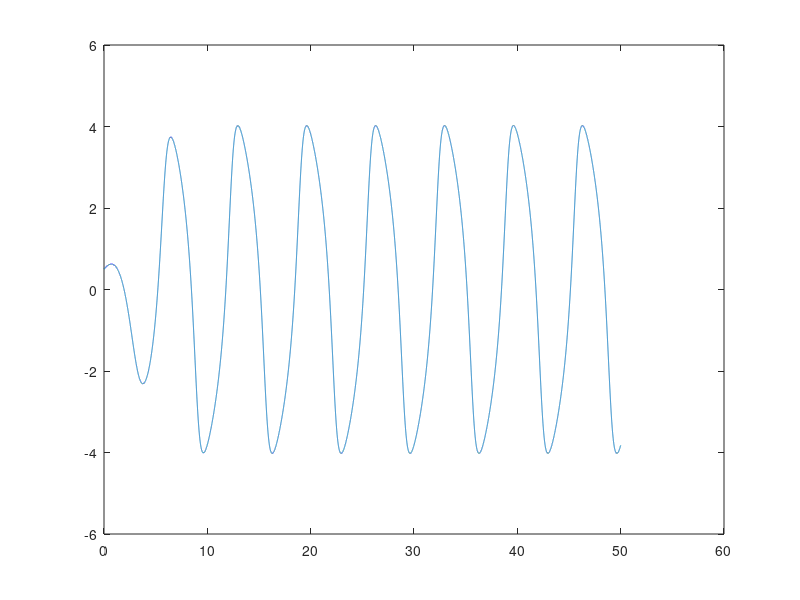

The MATLAB source for this figure:
%Van der pol equation using the Runge Kutta method
%Given:
%x'=f(t,x)
%x(0)=x0 initial condition
%and x(tn)=xn

%Use Runge Kutta to calculate xn+1 at time tn+h

%xn+1=xn+(h/6)*(a+2b+2c+d)

%a=f(tn,xn)
%b=f(tn+(h/2),xn+(h/2)a)
%c=f(tn+(h/2),xn+(h/2)b)
%d=f(tn+h,xn+h*c)

%take damped harmonic oscillator
%d2a/dt^2+ g(dq/dt)+w^2q    -1

%choose
%g=-g0(1-(q^2/q0^2))        -2

%replace 
%A=(q/q0)sqrt(g0/w)         -3
%tau=tw
%R=g0/w

%d2A/dt^2-(R-A^2)(dA/dt)+A=0  -4

%v=dA/dt                     -5

%de becomes
%dv/dt-(R-A^2)v+A=0          -6

%note:
%R<2   spiral repellor
%R>2   simple repellor
%R=0.3

%objective of the follwoing script to illustrate the convergence of runge kutta and effect
%of changing the time step


%exec('f1.sce');
%exec('f2.sce');
%exec('f3.sce');
%exec('solvers.sce');

function vanderpol()
ntests=1;
ha=zeros(1,ntests);
st=zeros(1,ntests);  %st is solver type rk4=0,  sciodes=1, adams=2, euler=3, eulerpredictorcorrector=4
st(1,1)=0;
ha(1)=0.001;
%ha(2)=0.001;
%ha(3)=0.0005;
ha(2)=0.2;
ha(3)=0.25;
ha(6)=0.0005;

h=0.1;
R=2.0;
ps0=0.5;
v0=0.3;
npoints=50000;
npoints=npoints+4; %for the adams moulton solver
gam0=1;
om=1;
ta=zeros(ntests,npoints);

ps=zeros(ntests,npoints);
ps(:,1)=ps0;

v=zeros(ntests,npoints);
v(:,1)=v0;

%t=2;
%xset('pixmap',1); % Activate pixmap
%xbasc();
%plot2d(ps(1),v(1),-1,rect=[-4,-6,4,6]);

for i=1:ntests
  h=ha(1,i);
  ta(i,1)=0;
  
  sol=st(i,1);
  if sol == 0
        [ps,v,ta,time]=rk4(ps,v,ta,h,R,gam0,om);
  elseif sol == 1 
        [ps,v,ta,time]=sciodes(ps,v,ta,h,R,gam0,om);
  elseif sol == 2
        [ps,v,ta,time]=adams(ps,v,ta,h,R,gam0,om);
  elseif sol == 3
        [ps,v,ta,time]=euler(ps,v,ta,h,R,gam0,om);
  elseif sol == 4
        [ps,v,ta,time]=eulerpredictorcorrector(ps,v,ta,h,R,gam0,om);        
  end,


  plot(ta(i,:),ps(i,:))
end

end%function


function [ps,v,ta,time]=adams(ps,v,ta,ha,R,gam0,om)
  %Runge-kutta for first three steps
  sz=size(ps);
  npoints=sz(2);
  h=ha;
  i=1;
  for j=1:4
    t=j*h;
    %ta(i,j)=t;
    rk1=f1(t,ps(i,j),v(i,j),R,gam0,om);
    rk2=f1(t+(h/2),ps(i,j),v(i,j)+(rk1*h/2),R,gam0,om);
    rk3=f1(t+(h/2),ps(i,j),v(i,j)+(rk1*h/2),R,gam0,om);
    rk4=f1(t+(h/2),ps(i,j),v(i,j)+(rk1*h/2),R,gam0,om);
    v(i,j+1)=v(i,j)+(h/6)*(rk1+2*rk2+2*rk3+rk4);

    rk1=v(i,j);
    rk2=v(i,j)+(rk1*h/2);
    rk3=v(i,j)+(rk2*h/2);
    rk4=v(i,j)+(h*rk3);
    ta(i,j+1)=t;
    ps(i,j+1)=ps(i,j)+(h/6)*(rk1+2*rk2+2*rk3+rk4);
   end;

  vam0=f1(t-(4*h),ps(i,1),v(i,1),R,gam0,om);
  vam1=f1(t-(3*h),ps(i,2),v(i,2),R,gam0,om);
  vam2=f1(t-(2*h),ps(i,3),v(i,3),R,gam0,om);

  %run adams moulton predictor-corrector steps
  tic
  for j=5:npoints-1
    t=j*h;
    ta(i,j)=t;
    vam3=f1(t-h,ps(i,j-1),v(i,j-1),R,gam0,om);
    vt=v(i,j)-(h/24)*(9*vam0-37*vam1+59*vam2-55*vam3);
    fvt=f1(t,ps(i,j),vt,R,gam0,om);
    %corrector step
    v(i,j+1)=v(i,j)+(h/24)*(vam1-5*vam2+19*vam3+9*fvt);

    fvt=f1(t,ps(i,j),v(i,j),R,gam0,om);

    vam0=vam1;
    vam1=vam2;
    vam2=vam3;



    pse=ps(i,j)-(h/24)*(9*v(i,j-4)-37*v(i,j-3)+59*v(i,j-2)-55*v(i,j-1));
    fpse=(pse-ps(i,j))/h; %numerical derivative using the estimated value
    %fpse=0;
    ps(i,j+1)=ps(i,j)+(h/24)*(v(i,j-3)-5*v(i,j-2)+19*v(i,j-1)+9*fpse);


    ta(i,j+1)=t;
   end;
  time=toc


end%function

function [ps,v,ta,time]=euler(ps,v,ta,ha,R,gam0,om)
  tic
  sz=size(ps);
  npoints=sz(2);
  h=ha;
  i=1;
  for j=1:npoints-1
    t=j*h;
    ta(i,j)=t;
    fvt=f1(t,ps(i,j),v(i,j),R,gam0,om);
    %euler step
    v(i,j+1)=v(i,j)+h*fvt;


    %euler pc step
    %v1=v(i,j)+h*fvt;
    %ps1=ps(i,j)+v1*h;
    %v(i,j+1)=v(i,j)+h*(fvt+f1(t,ps1,v1,R,gam0,om))/2;

 
    %Euler step
    ps(i,j+1)=ps(i,j)+h*v(i,j+1);

    %Euler pc step
    %p1=ps(i,j)+h*v(i,j);
    %ps(i,j+1)=ps(i,j)+h*(p1+v(i,j+1))/2;
    %ps(i,j+1)=ps(i,j)+h*v(i,j+1);

    ta(i,j+1)=t;

  end;
  toc
  time=toc




end%function

function [ps,v,ta,time]=eulerpredictorcorrector(ps,v,ta,ha,R,gam0,om)
  tic
  sz=size(ps);
  npoints=sz(2);
  h=ha;
  i=1;
  for j=1:npoints-1
    t=j*h;
    ta(i,j)=t;
    fvt=f1(t,ps(i,j),v(i,j),R,gam0,om);
 
    %euler pc step
    v1=v(i,j)+h*fvt;
    ps1=ps(i,j)+v1*h;
    v(i,j+1)=v(i,j)+h*(fvt+f1(t,ps1,v1,R,gam0,om))/2;
 
    %Euler pc step
    p1=ps(i,j)+h*v(i,j);
    ps(i,j+1)=ps(i,j)+h*(p1+v(i,j+1))/2;
    ps(i,j+1)=ps(i,j)+h*v(i,j+1);

    ta(i,j+1)=t;
  end;
  toc
  time=toc

end%function





function [ps,v,ta,time]=rk4(ps,v,ta,ha,R,gam0,om)
  tic
  sz=size(ps);
  npoints=sz(2);
  h=ha;
  i=1;
  for j=1:npoints-1
    t=j*h;
    %  fqr=(ps(i,j)/R);

    ta(i,j)=t;
    a=f1(t,ps(i,j),v(i,j),R,gam0,om);
    b=f1(t+(h/2),ps(i,j),v(i,j)+(a*h/2),R,gam0,om);
    c=f1(t+(h/2),ps(i,j),v(i,j)+(a*h/2),R,gam0,om);
    d=f1(t+(h/2),ps(i,j),v(i,j)+(a*h/2),R,gam0,om);
    

    % a=v(i,j)*gam0*(1-(fqr*fqr))-om*om*ps(i,j);
    %b=v(i,j)*gam0*(1-(fqr*fqr))-om*om*ps(i,j);
    %c=v(i,j)*gam0*(1-(fqr*fqr))-om*om*ps(i,j);
    %d=v(i,j)*gam0*(1-(fqr*fqr))-om*om*ps(i,j);   
    v(i,j+1)=v(i,j)+(h/6)*(a+2*b+2*c+d);
    a=v(i,j);
    b=v(i,j)+(a*h/2);
    c=v(i,j)+(b*h/2);
    d=v(i,j)+(h*c);
    ta(i,j+1)=t;
    ps(i,j+1)=ps(i,j)+(h/6)*(a+2*b+2*c+d);
    %plot2d(ps(t+1),v(t+1),-1,rect=[-4,-6,4,6]);
    %xset('wshow');
    %xset('wwpc');
  end;
  toc
  time=toc
%     plot(ta(i,:),ps(i,:))
  %   time=(tfinal-tinitial);


     %plot(ps(1,:),ta(2,:))
   
end%function



function [ps,v,ta,time]=sciodes(ps,v,ta,ha,R,gam0,om)
  tinitial=timer();
  for j=1:npoints-1
    t=j*h;
    %v(i,j+1)=ode("adams",v(i,j),t,t+h,list(f3,ps(i,j),R,gam0,om));
    ps(i,j+1)=ps(i,j)+h*v(i,j+1);
    %ps(i,j+1)=ode(ps(i,j),t,t+h,f2);
    ta(i,j+1)=t;
  end;
  tfinal=timer();
  time=(tfinal-tinitial);
   plot(ta(i,:),ps(i,:))
end%function

function [f1]=f1(t,ps,v,R,gam0,om)
  %f1=v*(R-ps^2)-ps;
  
  fqr=(ps/R);
  f1= v*gam0*(1-(fqr*fqr))-om*om*ps;
  %f1=v*gam0-om*om*ps;

end%function



  
  

